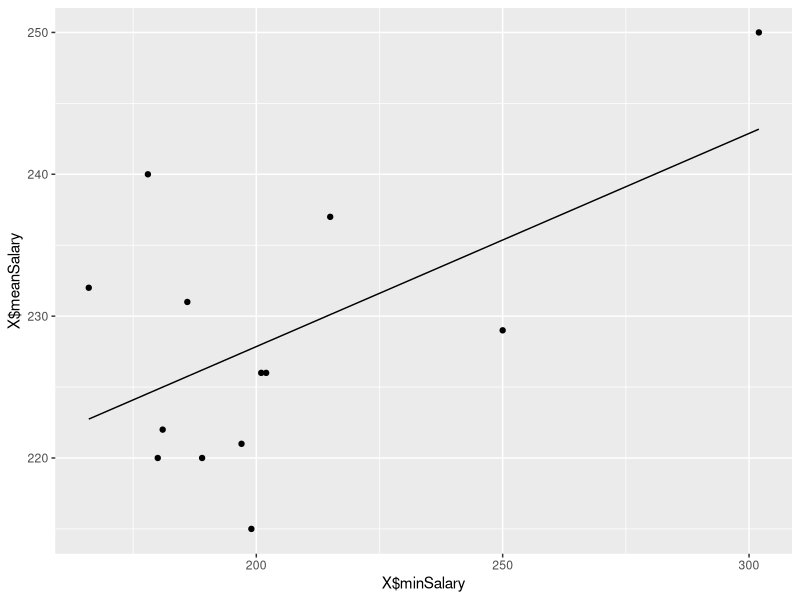
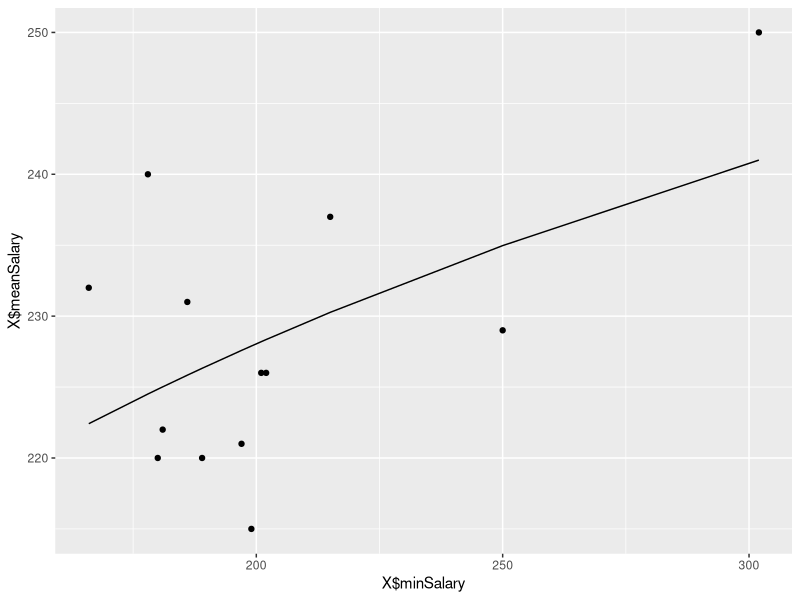
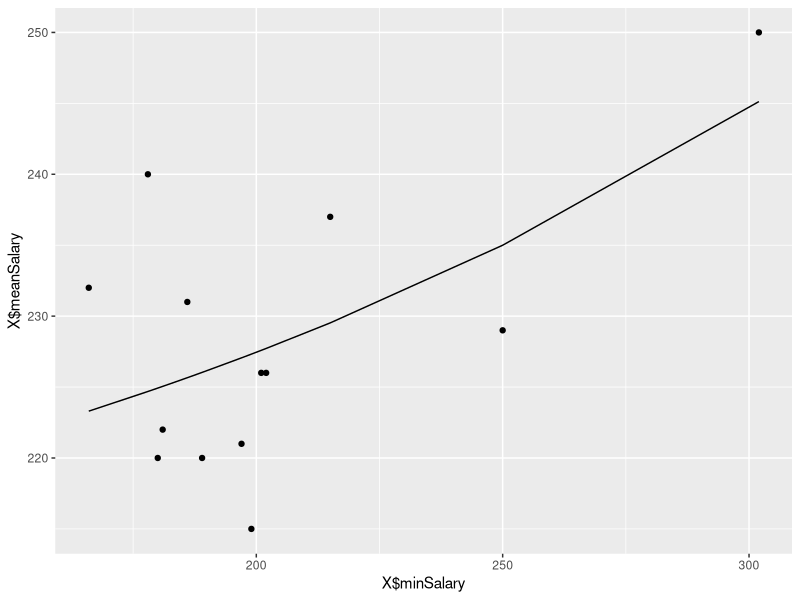
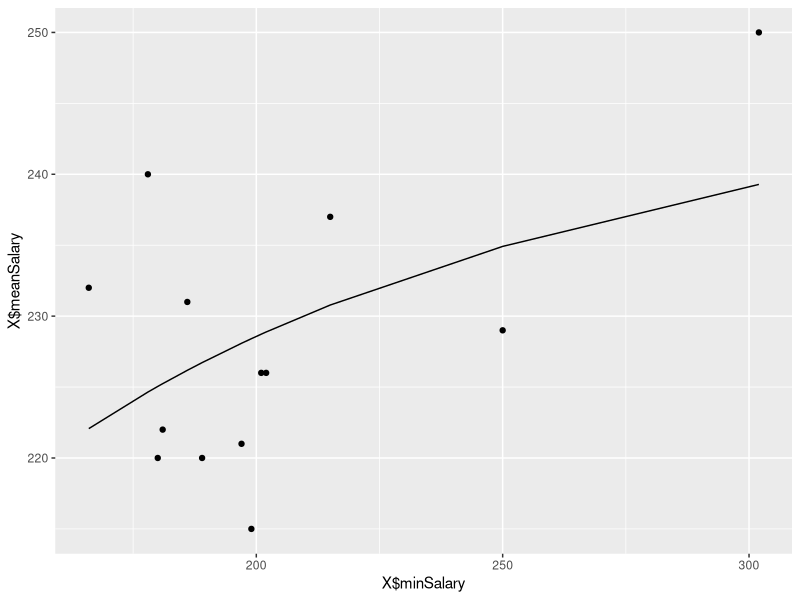
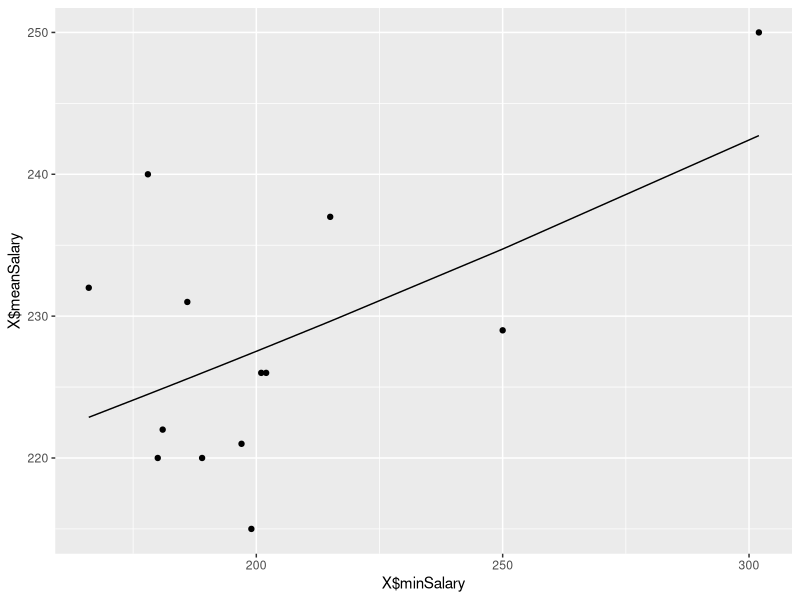

Reproduce these figures in R, in order.
library("dplyr")
library("ggplot2")
library("GGally")
library("psych")

#1. Посторойте поле корреляции и сформулируйте гипотезу о форме связи.
#2. Рассчитайте параметры уравнения линейной, показательной и гиперболической парной регрессии.
#3.Оцените тесноту связи с помощью показателей корреляции и детерминации
#4. Дайте с помощью общего коэффициента эластичности сравнительную оценку силы связи фактора с результатом.
#5. Оцените с помощью средней ошибки аппроксимации качество уравнений.



#modelCoef[1] - intercept
#modelCoef[2] - coeff

X = data.frame(meanSalary = c(240,226,221,226,220,250,237,232,215,220,222,231,229), #target
           minSalary = c(178,202,197,201,189,302,215,166,199,180,181,186,250)) #train



nd <- data.frame(minSalary = sort(X$minSalary))

plotNewData <- function(x, predictedY) {
    ggplot(data = X, aes(x = X$minSalary, y = X$meanSalary)) + 
    geom_point(aes(x = X$minSalary, y = X$meanSalary)) + 
    geom_line(aes(x = x, y = predictedY ))

}

getStd <- function(predicted, y){
  sum = 0
  for (i in 1:13)
  {
     sum = sum + (predicted[i] - y[i]) * (predicted[i] - y[i])
  }
  sum = sqrt(sum)
  return(sum / 13)
}


#_________________linear_________________________________
linearModel <- lm(meanSalary~minSalary, data = X)
linearCoef <- coef(linearModel)
#summary(linearModel)


x <- nd$minSalary
y <- linearCoef[1] + linearCoef[2] * x

png(filename= "res1.png"); plotNewData(x, y); dev.off()

linearStd = getStd(y, X$meanSalary)

#_________________polynomial_____________________________
linearizedDataX <- log(X$minSalary)
linearizedDataY <- log(X$meanSalary)

polynomialModel <- lm(linearizedDataY~linearizedDataX)
polynomialCoef <- coef(polynomialModel)
#summary(polynomialModel)


x <- nd$minSalary
#y = b0 * x ^ b1
y <- exp(polynomialCoef[1]) * (x ^ polynomialCoef[2])
png(filename= "res2.png"); plotNewData(x, y); dev.off()

polynomialStd = getStd(y, X$meanSalary)

#__________________exponential________________________________
linearizedDataX <- exp(X$minSalary * 0.005)
linearizedDataY <- X$meanSalary

exponentialModel <- lm(linearizedDataY~linearizedDataX)
exponentialCoef <- coef(exponentialModel)
#summary(exponentialModel)


x <- nd$minSalary
#y = b0 + e ^ (x * 0.005)
y <- exponentialCoef[1] +  exponentialCoef[2] * exp(x * 0.005)
png(filename= "res3.png"); plotNewData(x, y); dev.off()
exponentialStd = getStd(y, X$meanSalary)

#_________________inverse_____________________________________

linearizedDataX <- 1000 / X$minSalary
linearizedDataY <- X$meanSalary

inverseModel <- lm(linearizedDataY~linearizedDataX)
inverseCoef <- coef(inverseModel)
summary(inverseModel)


x <- nd$minSalary
#y = b0 + b1 * (1000 / x)
y <- inverseCoef[1] + inverseCoef[2] * (1000 / x)
png(filename= "res4.png"); plotNewData(x, y); dev.off()
inverseStd = getStd(y, X$meanSalary)

#_________________hyperbolic____________________________
linearizedDataX <- X$minSalary
linearizedDataY <- 1/X$meanSalary

hyperbolicModel <- lm(linearizedDataY~linearizedDataX)
hyperbolicCoef <- coef(hyperbolicModel)
#summary(hyperbolicModel)


x <- nd$minSalary
#y = 1 / (b0 + b1 * x)
y <- 1 / (hyperbolicCoef[1] + hyperbolicCoef[2] *  x) 
png(filename= "res5.png"); plotNewData(x, y); dev.off()

hyperbolicStd = getStd(y, X$meanSalary)

#linearModel, polynomialModel, exponentialModel, inverseModel, hyperbolicModel


result = data.frame(modelName = c("linear", "polynomial", "exponential", "inverse", "hyperbolic"),
          correlation = cor(X$minSalary, X$meanSalary),
          determincation = c(summary(linearModel)$r.squared, summary(polynomialModel)$r.squared, summary(exponentialModel)$r.squared,
                           summary(inverseModel)$r.squared, summary(hyperbolicModel)$r.squared),
          stdError = c(linearStd, polynomialStd, exponentialStd, inverseStd, hyperbolicStd), 
          F = c(summary(linearModel)$fstatistic[1], summary(polynomialModel)$fstatistic[1], summary(exponentialModel)$fstatistic[1],
                summary(inverseModel)$fstatistic[1], summary(hyperbolicModel)$fstatistic[1])
          )
                     

sd = sd(X$meanSalary)
mean = mean(X$meanSalary)

